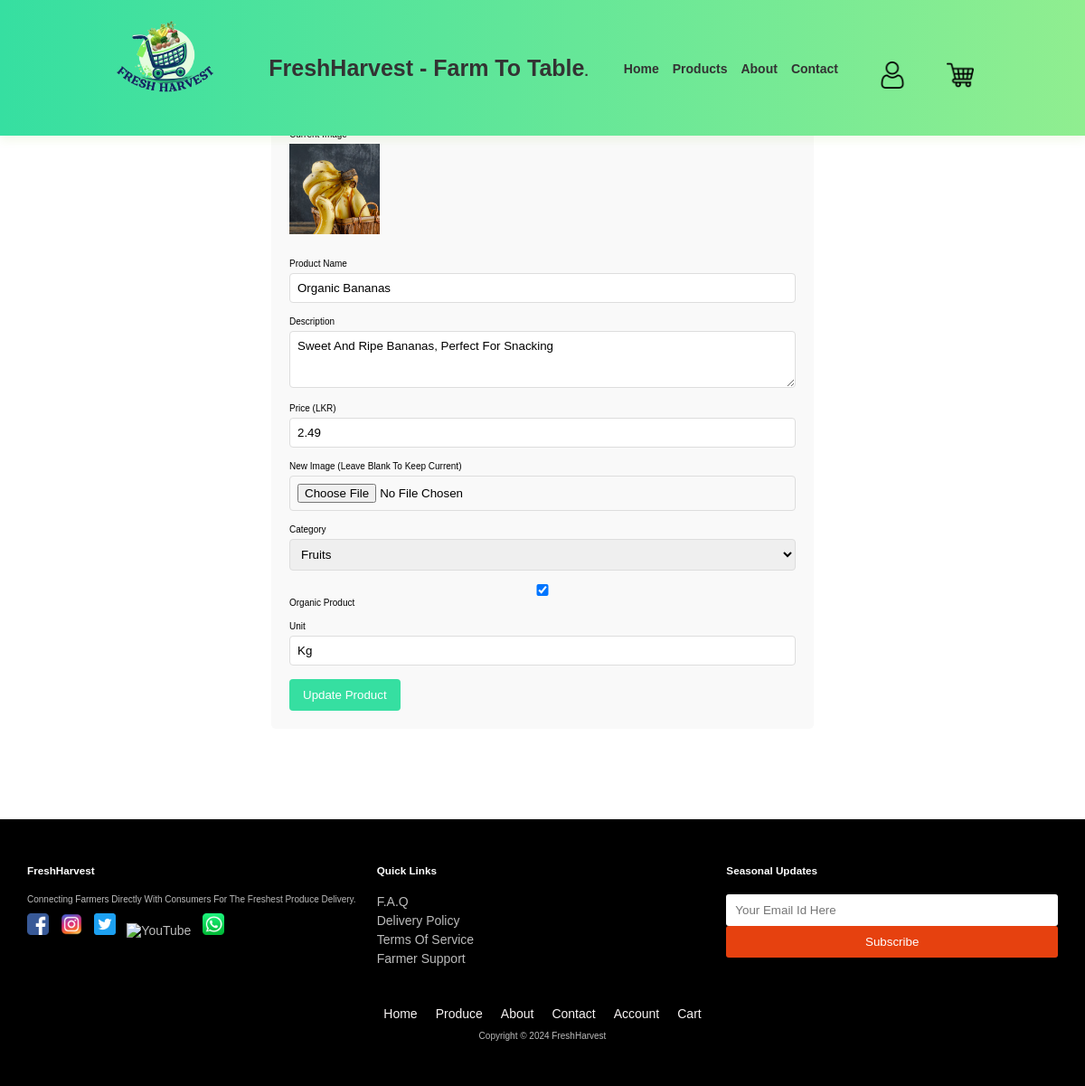
The page /edit_product.php?id=2 (signed in) on the database its author committed.
### tables this page shows
CREATE TABLE IF NOT EXISTS products (
    id INT AUTO_INCREMENT PRIMARY KEY,
    name VARCHAR(255) NOT NULL,
    description TEXT,
    price DECIMAL(10,2) NOT NULL,
    image VARCHAR(255),
    category VARCHAR(100),
    is_organic TINYINT(1) DEFAULT 0,
    unit VARCHAR(50) DEFAULT 'kg',
    farmer_id INT NOT NULL,
    created_at TIMESTAMP DEFAULT CURRENT_TIMESTAMP,
    FOREIGN KEY (farmer_id) REFERENCES users(id) ON DELETE CASCADE
);

### edit_product.php (the view, shortened to what this page needs)
<?php
require_once 'db.php';
$product = [];
if (isset($_GET['id'])) {
    try {
        $stmt = $pdo->prepare("SELECT * FROM products WHERE id = ? AND farmer_id = ?");
        $stmt->execute([$_GET['id'], $_SESSION['user_id']]);
        $product = $stmt->fetch();
    } catch (PDOException $e) {
        die("Error: " . $e->getMessage());
    }
}
?>
<!DOCTYPE html>
<html>
<head>
    <link rel="stylesheet" href="css/style1.css">
</head>
<body>
     <header>
           <a href="" class="logo">
          <img src="images/logo.png" alt="FreshHarvest Logo" class="logo-img">
        </a>
        <a href="" class="logo">
          FreshHarvest - Farm to Table<span>.</span>
        </a>
      <nav class="navbar">
        <ul>
          <li><a href="index.php">Home</a></li>
          <li><a href="products.php">Products</a></li>
          <li><a href="about.php">About</a></li>
          <li><a href="contact.php">Contact</a></li>
          <li><a href="account.php"><img src="images/account.png" alt="Account" class="nav-image"></a></li>
          <li><a href="cart.php"><img src="images/cart.png" alt="Shopping Cart" class="nav-image"></a></li>
        </ul>
      </nav>
    </header>
    <main class="form-container">
        <h1>Edit Product</h1>
        <form method="POST" enctype="multipart/form-data">
            <div class="form-group">
                <label>Current Image</label>
                <img src="images/<?= htmlspecialchars($product['image']) ?>" class="current-image">
            </div>
            <div class="form-group">
                <label>Product Name</label>
                <input type="text" name="name" value="<?= htmlspecialchars($product['name']) ?>" required>
            </div>
            <div class="form-group">
                <label>Description</label>
                <textarea name="description" rows="3"><?= htmlspecialchars($product['description']) ?></textarea>
            </div>
            <div class="form-group">
                <label>Price (LKR)</label>
                <input type="number" name="price" step="0.01" min="0" value="<?= htmlspecialchars($product['price']) ?>" required>
            </div>
            <div class="form-group">
                <label>New Image (leave blank to keep current)</label>
                <input type="file" name="image">
            </div>
            <div class="form-group">
                <label>Category</label>
                <select name="category" required>
                    <option value="fruits" <?= $product['category'] === 'fruits' ? 'selected' : '' ?>>Fruits</option>
                </select>
            </div>
            <div class="form-group">
                <label>
                    <input type="checkbox" name="is_organic" <?= $product['is_organic'] ? 'checked' : '' ?>> Organic Product
                </label>
            </div>
            <div class="form-group">
                <label>Unit</label>
                <input type="text" name="unit" value="<?= htmlspecialchars($product['unit']) ?>" required>
            </div>
            <button type="submit" class="submit-btn">Update Product</button>
        </form>
    </main>
    <footer class="footer">
        <div class="footer-container">
          <div class="footer-section">
            <h3>FreshHarvest</h3>
            <p>Connecting farmers directly with consumers for the freshest produce delivery.</p>
            <div class="social-icons">
              <a href="#"><img src="images/faceboook.png" alt="Facebook"></a>
              <a href="#"><img src="images/instagram.png" alt="Instagram"></a>
              <a href="#"><img src="images/twitter.png" alt="Twitter"></a>
              <a href="#"><img src="images/youtube.png" alt="YouTube"></a>
              <a href="#"><img src="images/whatsapp.png" alt="WhatsApp"></a>
            </div>
          </div>
          <div class="footer-section">
            <h3>Quick Links</h3>
            <a href="support.php">F.A.Q</a>
            <a href="support.php">Delivery Policy</a>
            <a href="support.php">Terms Of Service</a>
            <a href="support.php">Farmer Support</a>
          </div>
          <div class="footer-section newsletter">
            <h3>Seasonal Updates</h3>
            <input type="email" placeholder="Your email id here">
            <button id="newsletterBtn">Subscribe</button>
          </div>
        </div>
        <div class="footer-bottom">
          <div class="footer-nav">
            <a href="index.php">Home</a>
            <a href="products.php">Produce</a>
            <a href="about.php">About</a>
            <a href="contact.php">Contact</a>
            <a href="account.php">Account</a>
            <a href="cart.php">Cart</a>
          </div><br>
          <p>Copyright © 2024 FreshHarvest</p>
        </div>
    </footer>
</body>
</html>

### css/style1.css (style rules this page uses)
* { margin: 0; padding: 0; box-sizing: border-box; font-family: Verdana, Geneva, Tahoma, sans-serif; outline: none; border: none; text-decoration: none; text-transform: capitalize; transition: 0.2s linear; }
html { font-size: 62.5%; scroll-behavior: smooth; scroll-padding-top: 6rem; overflow-x: hidden; }
header { position: fixed; top: 0; left: 0; right: 0; background: linear-gradient(to right, #36dfa1, #90EE90); padding: 2rem 9%; display: flex; align-items: center; justify-content: space-between; z-index: 1000; box-shadow: 0 .5rem 1rem rgba(132, 190, 52, 0.1); font-weight: bolder; height: 150px; }
header .logo { font-size: 2.5rem; color: #333; font-weight: bold; }
header .logo span { color: var(--white); }
header .logo-img { width: 150px; height: auto; margin-left: 0px; }
header .navbar ul { display: flex; list-style: none; font-family:Arial, Helvetica, sans-serif; }
header .navbar ul li { padding-top: 0.5cm; margin-right: 1.5rem; font-size:small; color: #070707; font-family:Arial, Helvetica, sans-serif; }
header .nav-image { width: 30px; margin-left: 30px; transition: transform 0.3s; }
body { font-family: Arial, sans-serif; margin: 0; padding: 0; }
.footer { background-color: #000000; color: #bbb; padding: 40px 0; width: 100%; box-sizing: border-box; }
.footer-container { display: flex; justify-content: space-between; flex-wrap: wrap; width: 100%; padding: 0 20px; box-sizing: border-box; }
.footer-section { flex: 1; min-width: 250px; margin: 10px; }
.footer-section h3 { color: #fff; margin-bottom: 20px; }
.footer-section p, .footer-section a { color: #bbb; text-decoration: none; margin: 5px 0; display: block; }
.footer-section .social-icons a { display: inline-block; margin-right: 10px; }
.footer-section .social-icons a img { width: 24px; height: 24px; }
.newsletter input[type="email"] { padding: 10px; border: none; border-radius: 3px; color: #0f0e0e; }
.newsletter button { padding: 10px; background-color: #e6410f; border: none; color: white; border-radius: 3px; cursor: pointer; width: 100%; transition: background-color 0.3s; }
.footer-bottom { text-align: center; padding: 10px; background-color: #000000; width: 100%; box-sizing: border-box; }
.footer-bottom p { margin: 0; }
.footer-nav { display: flex; justify-content: center; flex-wrap: wrap; margin-top: 20px; }
.footer-nav a { color: #f8f4f4; text-decoration: none; margin: 0 10px; }
span { font-size: 15px; }
a { color: #333; font-size: 14px; text-decoration: none; margin: 15px 0; }

### edit_product.php (style rules this page uses)
.form-container { max-width: 600px; margin: 100px auto; padding: 20px; background: #f9f9f9; border-radius: 5px; }
.form-group { margin-bottom: 15px; }
label { display: block; margin-bottom: 5px; }
input, textarea, select { width: 100%; padding: 8px; border: 1px solid #ddd; border-radius: 4px; }
.submit-btn { background: #36dfa1; color: white; padding: 10px 15px; border: none; border-radius: 4px; cursor: pointer; }
.current-image { width: 100px; height: 100px; object-fit: cover; margin-bottom: 10px; }

### rows shown on the page
products: image (picture), name "Organic Bananas", description "Sweet and ripe bananas, perfect for snacking", price "2.49", is_organic "☑", unit "kg"
